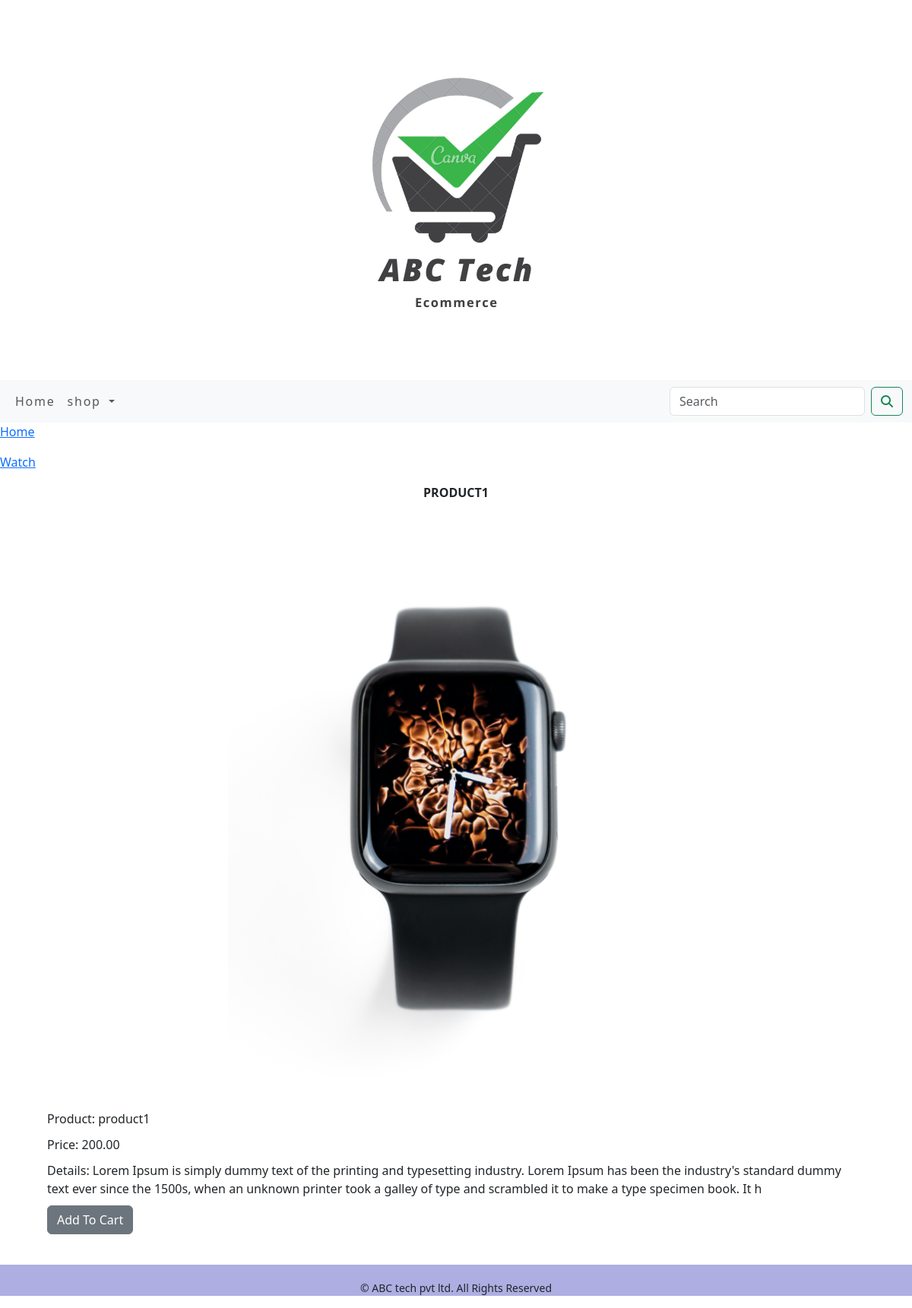
The page /shop/Watch/product1/ on the database its author committed.
### ecommerceapp/models.py (models this page shows, shortened)
class Product(models.Model):
    name = models.CharField(max_length=250, unique=True)
    slug = models.SlugField(max_length=250, unique=True)
    description = models.TextField(max_length=250, blank=True)
    image = models.ImageField(upload_to='products', blank=True)
    stock = models.IntegerField()
    price = models.DecimalField(max_digits=10, decimal_places=2)
    category = models.ForeignKey(Category, on_delete=models.CASCADE)
    available = models.BooleanField(default=True)
    created = models.DateTimeField(auto_now_add=True)
    updated = models.DateTimeField(auto_now=True)
    class Meta:
        ordering = ('name', )
        verbose_name = 'product'
        verbose_name_plural = 'products'

class Category(models.Model):
    name = models.CharField(max_length=250, unique=True)
    slug = models.SlugField(max_length=250, unique=True)
    description = models.TextField(max_length=250, blank=True)
    image = models.ImageField(upload_to='categories', blank=True)
    class Meta:
        ordering = ('name', )
        verbose_name = 'category'
        verbose_name_plural = 'categories'
    def get_url(self):
        return reverse('ecommerceapp:productByCategory', args=[self.slug])
    def __str__(self) -> str:
        return '{}'.format(self.name)

### ecommerceapp/views.py (the view)
def prodetails(request, c_slug, product_slug):
    try:
        products = Product.objects.get(
            category__slug=c_slug, slug=product_slug)
    except Exception as e:
        raise e
    return render(request, 'products.html', {'product': products})

### cart/context_processors.py (called while the page is built)
def counter(request):
    item_count = 0
    if 'admin' in request.path:
        return {}
    else:
        try:
            cart = Cart.objects.filter(cart_id=_cart_id(request))
            car_items = CartItems.objects.all().filter(cart=cart[:1])
            for cart_items in car_items:
                item_count += cart_items.quantity
        except Cart.DoesNotExist:
            item_count = 0
    return {'itemcount': item_count}

### cart/views.py (called while the page is built)
def _cart_id(request):
    cart = request.session.session_key
    if not cart:
        request.session.create()
        request.session.save()  # Save the session after creation
        cart = request.session.session_key
    return cart

### ecommerceapp/context_processors.py (called while the page is built)
def menu_links(request):
    links = Category.objects.all()
    return dict(links=links)

### templates/products.html (shortened to what this page needs)
{% extends 'base.html' %}
{% load static %}
{% block content %}
<p><a href="{% url 'ecommerceapp:allProdCat'%}">Home</a></p>
<p><a href="{{product.category.get_url}}">{{product.category}}</a></p>
<p style="text-align: center; text-transform: uppercase;"><b>{{product.name}}</b></p>
<div class="container">
    <div class="product-image">
        <img src="{{product.image.url}}" alt="{{product.name}}" width='600'>
    </div>
    <div class="product-details">
        <p>Product: {{product.name}}</p>
        <p>Price: {{product.price}}</p>
        <p>Details: {{product.description}}</p>
        {% if product.stock <= 0 %}
            <p><b>Out of Stock</b></p>
        {% else %}
            <a href="{% url 'cart:add_items' product.id%}" class="btn btn-secondary">Add To Cart</a>
        {% endif %}
    </div>
</div>
{% endblock %}

### static/css/custom.css (style rules this page uses)
body { font-family: 'Raleway', sans-serif; }
.container { align-items: center; margin: 20px; }
.product-details { flex: 1; padding: 20px; }
.product-details p { margin: 10px 0; }
.product-image { text-align: center; }
.product-image img { max-width: 100%; height: auto; }

### rows shown on the page
Product: category "Watch", name "PRODUCT1", image (picture), name "product1", price "200.00", description "Lorem Ipsum is simply dummy text of the printing and typesetting industry. Lorem Ipsum has been the industry's standard dummy text ever since the 1500s, when an unknown printer took a galley of type and scrambled it to make a type specimen book. It h"
